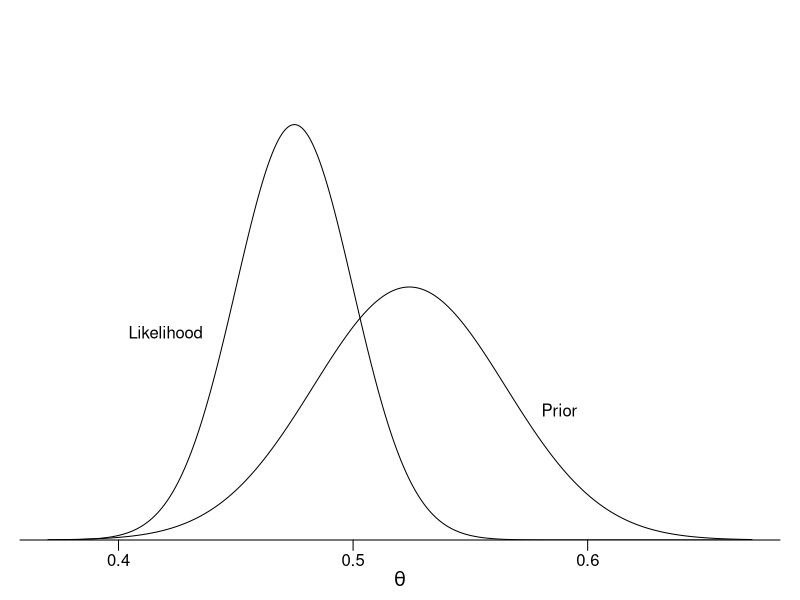
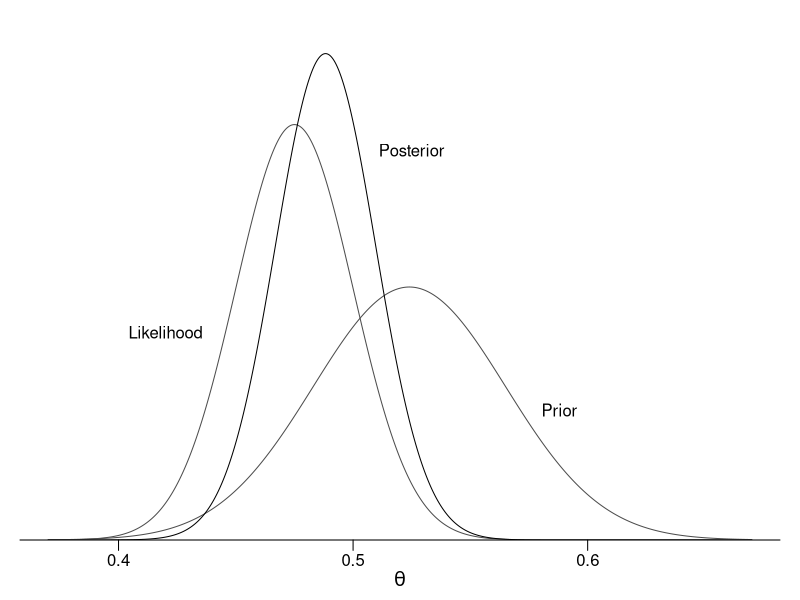

Here is the R script that generated these plots, in order:
theta_hat_prior <- 0.524
se_prior <- 0.041

n <- 400
y <- 190

theta_hat_data <- y/n
se_data <- sqrt((y/n)*(1-y/n)/n)

theta_hat_bayes <- (theta_hat_prior/se_prior^2 + theta_hat_data/se_data^2) / (1/se_prior^2 + 1/se_data^2)
se_bayes <- sqrt(1/(1/se_prior^2 + 1/se_data^2))

par(mar=c(3,1,1,1), mgp=c(1.5, 0.5, 0), tck=-.02)
plot(0, 0, xlim=c(0.37, 0.67), ylim=c(0, 20), xlab=expression(theta), xaxt="n", ylab="", yaxs="i", yaxt="n", bty="n", cex.lab=1.2)
axis(1, seq(0.3, 0.7, 0.1))
curve(dnorm(x, theta_hat_prior, se_prior), n=1000, add=TRUE)
text(0.588, 5, "Prior")
curve(dnorm(x, theta_hat_data, se_data), n=1000, add=TRUE)
text(0.420, 8, "Likelihood")

par(mar=c(3,1,1,1), mgp=c(1.5, 0.5, 0), tck=-.02)
plot(0, 0, xlim=c(0.37, 0.67), ylim=c(0, 20), xlab=expression(theta), xaxt="n", ylab="", yaxs="i", yaxt="n", bty="n", cex.lab=1.2)
axis(1, seq(0.3, 0.7, 0.1))
curve(dnorm(x, theta_hat_prior, se_prior), n=1000, add=TRUE, col="gray30")
text(0.588, 5, "Prior")
curve(dnorm(x, theta_hat_data, se_data), n=1000, add=TRUE, col="gray30")
text(0.420, 8, "Likelihood")
curve(dnorm(x, theta_hat_bayes, se_bayes), n=1000, add=TRUE)
text(0.525, 15, "Posterior")
